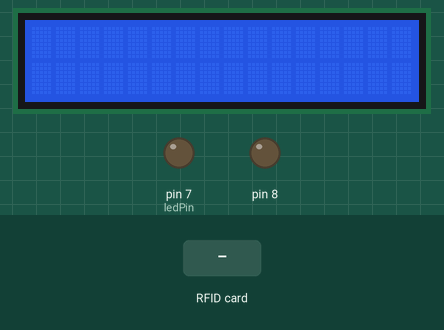
A sketch run on a simulated Arduino Uno, built with avr-gcc and run on an emulated ATmega328P. Shown: 16×2 character LCD, output pins drawn as LEDs (lit = HIGH). Dashed ring = blinking. The test bench sets the inputs (shaded band). Pins used as bus, display or sensor lines are not drawn; what the sketch prints to the serial monitor is not drawn.

Above: at 1.3 s.
1.4 s: RFID card 92 25 82 34 held to the reader
At 2.8 s:
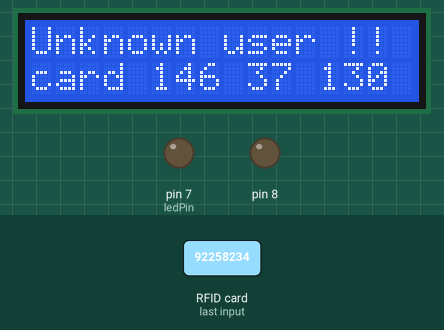
3.3 s: RFID card 5E 7A 19 C4 held to the reader
At 3.59 s:
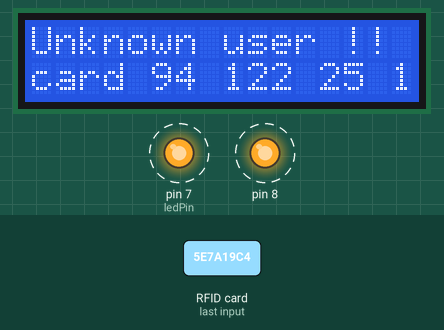
Timing chart, 0 to 6.3 s (numbered marks = the images above; inputs shaded):
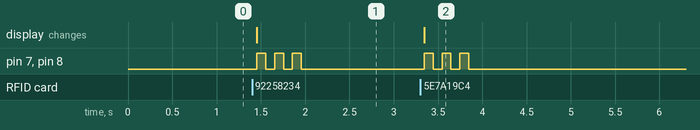

Measured:
- after the input at 1.4 s, pin 7 (ledPin), pin 8: alternates HIGH for 0.10 s and LOW for 0.10 s, 6 changes in all, then stays LOW, starting after 0.06 s; the display: changes after 0.06 s (image 1)
- after the input at 3.3 s, pin 7 (ledPin), pin 8: alternates HIGH for 0.10 s and LOW for 0.10 s, 6 changes in all, then stays LOW, starting after 0.05 s; the display: changes after 0.05 s (image 2)

The sketch:

rfid-rc522.ino
```cpp
#include <SPI.h>
#include <RFID.h>
#include <DS18B20.h>
#include <OneWire.h>
#include <Wire.h>
#include <Ethernet.h>
#include <LiquidCrystal_I2C.h>

#define SS_PIN 10
#define RST_PIN 9

RFID rfid(SS_PIN, RST_PIN);
String rfidCard;

byte mac[] = { 0xDE, 0xAD, 0xBE, 0xEF, 0xFE, 0xED }; //Setting MAC Address

char server[] = "192.168.1.17";
IPAddress ip(169,254,208,86);
EthernetClient client;

//lcd object
LiquidCrystal_I2C lcd(0x27, 16, 2);

//the temperature input pin
DS18B20 ds(2);

//initializing variables
int ledPin = 7;
int data1 = 2;
int data2 = 3;


void temperature(String names)
{
  //if the card is recognized take temperature and save to the database
  while (ds.selectNext())
  {
    //get temperature thats more then 30
    if(ds.getTempC() > 30.0)
    {
      lcd.clear();
      Serial.println("Taking temperature C` ...");
      lcd.print("Take temperature");
      lcd.setCursor (0,0);
      digitalWrite(ledPin,HIGH);
      delay(1000);
      digitalWrite(ledPin,LOW);
      delay(1000);

      //when the led is off the temperature is recorded and sent to the database
      Serial.println(ds.getTempC());
      lcd.print("Record Temp");
      digitalWrite(8, HIGH);
      delay(2000);
      digitalWrite(8, LOW);
      Serial.println(names+"'s Temperature is taken and recorded");
      lcd.setCursor (0,1);
      lcd.print("Temp : ");
      lcd.print(ds.getTempC());
      //Serial.println(rfidCard);
    }
    else
    {
      Serial.println("The temperature is lower then normal...");
      lcd.clear();
      lcd.print("low temperature");
      lcd.setCursor(0,1);
      lcd.print("Temp : ");
      lcd.print(ds.getTempC());
      Serial.println(ds.getTempC());
      tone(8,100);
      digitalWrite(ledPin,HIGH);
      delay(3000);
      noTone(8);
      digitalWrite(ledPin,LOW);

    }
  }
}
void setup()
{
  Serial.begin(9600);
  Serial.println("Starting RFID...");

  // initializing the lcd and turn on the backlight
  lcd.begin();
  lcd.backlight();

  SPI.begin();
  rfid.init();

  //this pin works with the temperature sensor
  pinMode(ledPin,OUTPUT);
  pinMode(data1,INPUT);
  pinMode(data2,INPUT);

  //pin for the buzzer for both the rfid and the sensor
  pinMode(8, OUTPUT);
}
void loop() {
  if (rfid.isCard()) {
    if (rfid.readCardSerial())
    {
      rfidCard = String(rfid.serNum[0]) + " " + String(rfid.serNum[1]) + " " + String(rfid.serNum[2]) + " " + String(rfid.serNum[3]);
      if (rfidCard == "124 243 161 22")
      {
        //calling the temperature function with the user name
        temperature("Andreas");
      }
      else if (rfidCard == "92 25 82 34")
      {
        temperature("Joseph");
      }
      else if (rfidCard == "167 163 239 216")
      {
        temperature("Sidney");
      }
      else
      {
        //when the person is unknown
        lcd.clear();
        lcd.print("Unknown user !!");
        lcd.setCursor(0,1);
        lcd.print("card ");
        lcd.print(rfidCard);
        Serial.println("Unknown user...");
        Serial.println(rfidCard);
        digitalWrite(8, HIGH);
        digitalWrite(7, HIGH);
        delay(100);
        digitalWrite(8, LOW);
        digitalWrite(7, LOW);
        delay(100);
        digitalWrite(8, HIGH);
        digitalWrite(7, HIGH);
        delay(100);
        digitalWrite(8, LOW);
        digitalWrite(7, LOW);
        delay(100);
        digitalWrite(8, HIGH);
        digitalWrite(7, HIGH);
        delay(100);
        digitalWrite(8, LOW);
        digitalWrite(7, LOW);
        delay(100);
      }
    }
    rfid.halt();
  }
}
```
